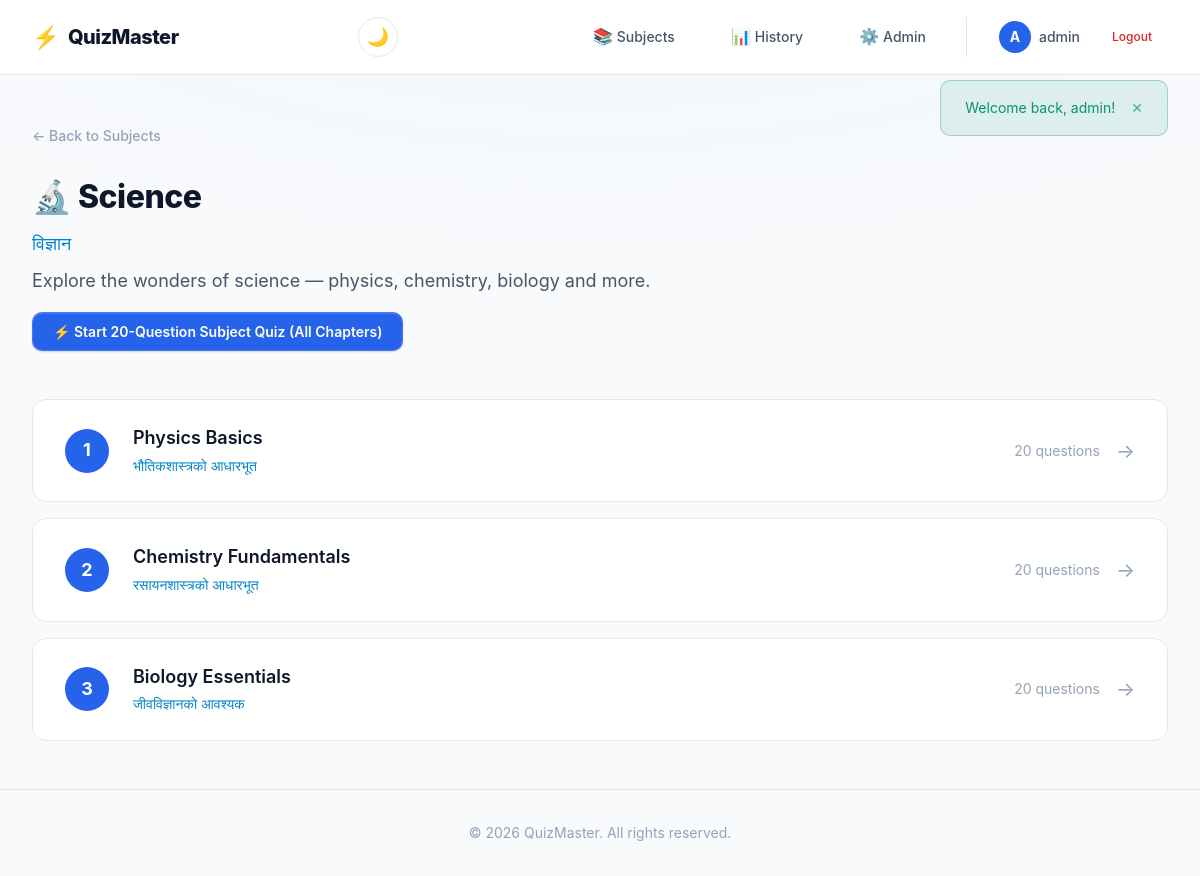
The app's page /chapters.php?subject_id=1 (signed in) with its own data.
### tables this page shows
CREATE TABLE IF NOT EXISTS subjects (
    id INT AUTO_INCREMENT PRIMARY KEY,
    name VARCHAR(100) NOT NULL,
    name_local VARCHAR(200) DEFAULT NULL,
    description TEXT,
    icon VARCHAR(10) DEFAULT '📚',
    created_at DATETIME DEFAULT CURRENT_TIMESTAMP
);

CREATE TABLE IF NOT EXISTS chapters (
    id INT AUTO_INCREMENT PRIMARY KEY,
    subject_id INT NOT NULL,
    name VARCHAR(200) NOT NULL,
    name_local VARCHAR(300) DEFAULT NULL,
    sort_order INT DEFAULT 0,
    created_at DATETIME DEFAULT CURRENT_TIMESTAMP,
    FOREIGN KEY (subject_id) REFERENCES subjects(id) ON DELETE CASCADE
);

### includes/functions.php (called while the page is built, shortened)
<?php
function e(string $value): string {
    return htmlspecialchars($value, ENT_QUOTES, 'UTF-8');
}

### chapters.php (the view, shortened to what this page needs)
<?php
require_once __DIR__ . '/includes/auth_guard.php';
$subject_id = intval($_GET['subject_id'] ?? 0);
$db = getDB();
$stmt = $db->prepare("SELECT * FROM subjects WHERE id = :id LIMIT 1");
$stmt->execute(['id' => $subject_id]);
$subject = $stmt->fetch();
$stmt = $db->prepare("
    SELECT c.*,
           COUNT(DISTINCT q.id) AS question_count,
           COUNT(DISTINCT qs.id) AS user_attempts,
           COALESCE(MAX(qs.score), 0) AS user_best_score,
           COALESCE(MAX(qs.total_questions), 0) AS user_last_total
    FROM chapters c
    LEFT JOIN questions q ON q.chapter_id = c.id
    LEFT JOIN quiz_sessions qs ON qs.chapter_id = c.id AND qs.user_id = :user_id AND qs.completed_at IS NOT NULL
    WHERE c.subject_id = :subject_id
    GROUP BY c.id
    ORDER BY c.sort_order ASC, c.id ASC
");
$stmt->execute(['subject_id' => $subject_id, 'user_id' => $current_user['id']]);
$chapters = $stmt->fetchAll();
require_once __DIR__ . '/includes/header.php';
?>
<a href="<?= BASE_URL ?>/dashboard.php" class="back-link">
    ← Back to Subjects
</a>
<div class="page-header">
    <h1 class="page-title"><?= e($subject['icon']) ?> <?= e($subject['name']) ?></h1>
    <?php if ($subject['name_local']): ?>
        <p class="page-subtitle" style="color: var(--accent-secondary); margin-bottom: var(--space-sm);">
            <?= e($subject['name_local']) ?>
        </p>
    <?php endif; ?>
    <p class="page-subtitle"><?= e($subject['description']) ?></p>
    <div style="margin-top: var(--space-md); display: flex; gap: var(--space-sm); align-items: center; flex-wrap: wrap;">
        <a href="<?= BASE_URL ?>/quiz.php?subject_id=<?= $subject['id'] ?>" class="btn btn-primary" id="quiz-all-chapters-btn">
            ⚡ Start 20-Question Subject Quiz (All Chapters)
        </a>
    </div>
</div>
<?php if (empty($chapters)): ?>
    <div class="empty-state">
        <div class="empty-state-icon">📭</div>
        <p class="empty-state-text">No chapters available for this subject yet.</p>
        <a href="<?= BASE_URL ?>/dashboard.php" class="btn btn-secondary">Back to Dashboard</a>
    </div>
<?php else: ?>
    <div class="chapter-list" id="chapters-list">
        <?php foreach ($chapters as $index => $chapter): ?>
        <a href="<?= $chapter['question_count'] >= 1 ? BASE_URL . '/quiz.php?chapter_id=' . $chapter['id'] : '#' ?>"
           class="chapter-card <?= $chapter['question_count'] < 1 ? 'disabled' : '' ?>"
           id="chapter-<?= $chapter['id'] ?>"
           <?= $chapter['question_count'] < 1 ? 'style="opacity:0.5; cursor:not-allowed;" onclick="event.preventDefault();"' : '' ?>>
            <div class="chapter-info">
                <div class="chapter-number"><?= $index + 1 ?></div>
                <div>
                    <div class="chapter-name"><?= e($chapter['name']) ?></div>
                    <?php if ($chapter['name_local']): ?>
                        <div class="chapter-name-local"><?= e($chapter['name_local']) ?></div>
                    <?php endif; ?>
                </div>
            </div>
            <div class="chapter-meta">
                <span class="chapter-question-count"><?= $chapter['question_count'] ?> questions</span>
                <?php if ($chapter['question_count'] >= 1): ?>
                    <span class="chapter-arrow">→</span>
                <?php else: ?>
                    <span class="card-badge" style="color: var(--text-muted);">Coming Soon</span>
                <?php endif; ?>
            </div>
        </a>
        <?php endforeach; ?>
    </div>
<?php endif; ?>
<?php require_once __DIR__ . '/includes/footer.php'; ?>

### records on screen
subjects: icon "🔬", name "Science", name_local "विज्ञान", description "Explore the wonders of science — physics, chemistry, biology and more."
chapters: name "Physics Basics", name_local "भौतिकशास्त्रको आधारभूत", question_count "20"
chapters: name "Chemistry Fundamentals", name_local "रसायनशास्त्रको आधारभूत", question_count "20"
chapters: name "Biology Essentials", name_local "जीवविज्ञानको आवश्यक", question_count "20"

### other values on screen
APP_NAME "QuizMaster"
substr($user['username'], 0, 1) "A"
$user['username'] "admin"
$flash['message'] "Welcome back, admin!"
